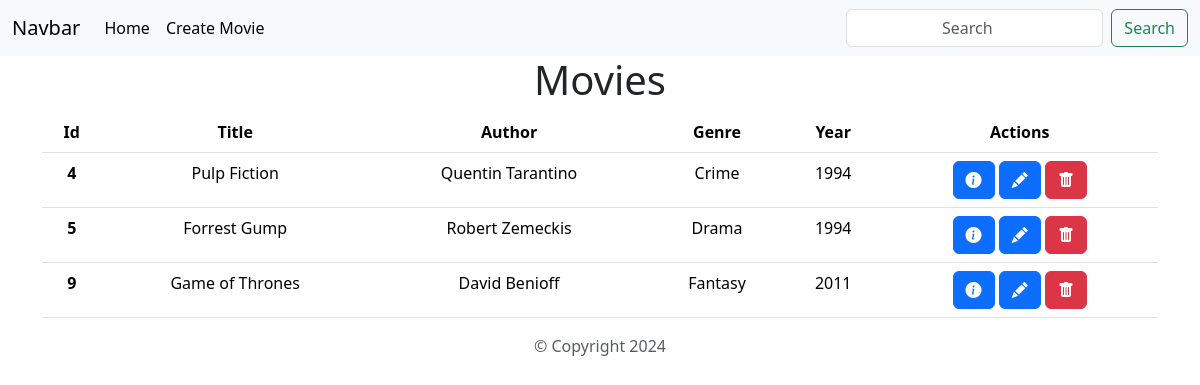
Page /list/ on the committed database.
### movies/models.py (models this page shows, shortened)
class Movie(models.Model):
    GENRES = {
        "DRA": "Drama",
        "COM": "Comedy",
        "ACT": "Action",
        "WAR": "War",
        "THR": "Thriller",
        "HOR": "Horror",
        "SCF": "Sci-Fi",
        "FAN": "Fantasy",
        "ANI": "Animation",
        "ADV": "Adventure",
        "DOC": "Documentary",
        "WED": "Western",
        "MUS": "Music",
        "SYF": "Sci-Fi",
        "ROM": "Romance",
        "HIS": "History",
        "ART": "Art",
        "POL": "Political",
        "CRI": "Crime",
    }
    poster = models.ImageField(upload_to='movies/', blank=True, null=True)
    title = models.CharField(max_length=100)
    author = models.CharField(max_length=100)
    genre = models.CharField(max_length=100, blank=True, null=True, choices=GENRES.items())
    year = models.IntegerField()

### movies/views.py (the view)
# urls.py: path('list/', views.list),
def list(request):
    movies = Movie.objects.all()
    movie_dict_manager = MovieDictManager()
    movie_dicts = movie_dict_manager.movies_to_dict(movies)
    return render(request, 'list.html', {'movies': movie_dicts})

### movies/helpers/movie_dict_manager.py (called while the page is built)
    def movies_to_dict(self, movies:list[Movie]):
        movie_dicts = []
        for movie in movies:
            movie_dict = self.movie_to_dict(movie)
            movie_dicts.append(movie_dict)
        return movie_dicts

    def movie_to_dict(self, movie:Movie):
        movie_dict = model_to_dict(movie)
        if (movie_dict['genre'] in Movie.GENRES):
            movie_dict['genre'] = Movie.GENRES[movie_dict['genre']]
        return movie_dict

### movies/templates/list.html
{% extends 'base.html' %}
{% block title %}Movies{% endblock %}
{% block content %}
    <table class="table">
        <thead>
            <tr>
                <th scope="col">Id</th>
                <th scope="col">Title</th>
                <th scope="col">Author</th>
                <th scope="col">Genre</th>
                <th scope="col">Year</th>
                <th scope="col">Actions</th>
            </tr>
        </thead>
        <tbody>
            {% for movie in movies %}
                <tr>
                    <th scope="row">{{ movie.id }}</th>
                    <td>{{ movie.title }}</td>
                    <td>{{ movie.author }}</td>
                    <td>{{ movie.genre }}</td>
                    <td>{{ movie.year }}</td>
                    <td>
                        <a class="btn btn-primary" href="/details/{{ movie.id }}">
                            <i class="bi bi-info-circle-fill"></i>
                        </a>
                        <a class="btn btn-primary" href="/edit/{{ movie.id }}">
                            <i class="bi bi-pencil-fill"></i>
                        </a>
                        <a class="btn btn-danger" href="/delete/{{ movie.id }}">
                            <i class="bi bi-trash-fill"></i>
                        </a>
                    </td>
                </tr>
            {% endfor %}
        </tbody>
    </table>
{% endblock %}

### movies/templates/base.html (shortened to what this page needs)
<!DOCTYPE html>
<html lang="en">
<head>
    <link href="https://cdn.jsdelivr.net/npm/bootstrap@5.3.3/dist/css/bootstrap.min.css" rel="stylesheet">
    <link rel="stylesheet" href="https://cdn.jsdelivr.net/npm/bootstrap-icons@1.11.3/font/bootstrap-icons.min.css">
    <link rel="stylesheet" href="/static/css/styles.css">
</head>
<body>
    <nav class="navbar navbar-expand-lg bg-body-tertiary">
        <div class="container-fluid">
          <a class="navbar-brand" href="/">Navbar</a>
          <div class="collapse navbar-collapse" id="navbarSupportedContent">
              <ul class="navbar-nav me-auto mb-2 mb-lg-0">
                  <li class="nav-item">
                      <a class="nav-link active" aria-current="page" href="/list">Home</a>
                  </li>
                  <li class="nav-item">
                      <a class="nav-link active" aria-current="page" href="/create">Create Movie</a>
                  </li>
              </ul>
              <form class="d-flex" role="search">
                  <input class="form-control me-2" type="search" placeholder="Search" aria-label="Search">
                  <button class="btn btn-outline-success" type="submit">Search</button>
              </form>
        </div>
      </div>
    </nav>
    <div class="container">
        <h1>{%block title%}{% endblock %}</h1>
        {% block content %}{% endblock %}
        <div class="card-footer text-body-secondary">
            &copy; Copyright 2024
        </div>
    </div>
</body>
</html>

### movies/static/css/styles.css (style rules this page uses)
* { text-align: center; }

### rows in the picture
Movie: title "Pulp Fiction", author "Quentin Tarantino"
Movie: title "Forrest Gump", author "Robert Zemeckis"
Movie: title "Game of Thrones", author "David Benioff"

### other values in the picture
{{ movie.id }} "4" "5" "9"
{{ movie.genre }} "Crime" "Drama" "Fantasy"
{{ movie.year }} "1994" "1994" "2011"
